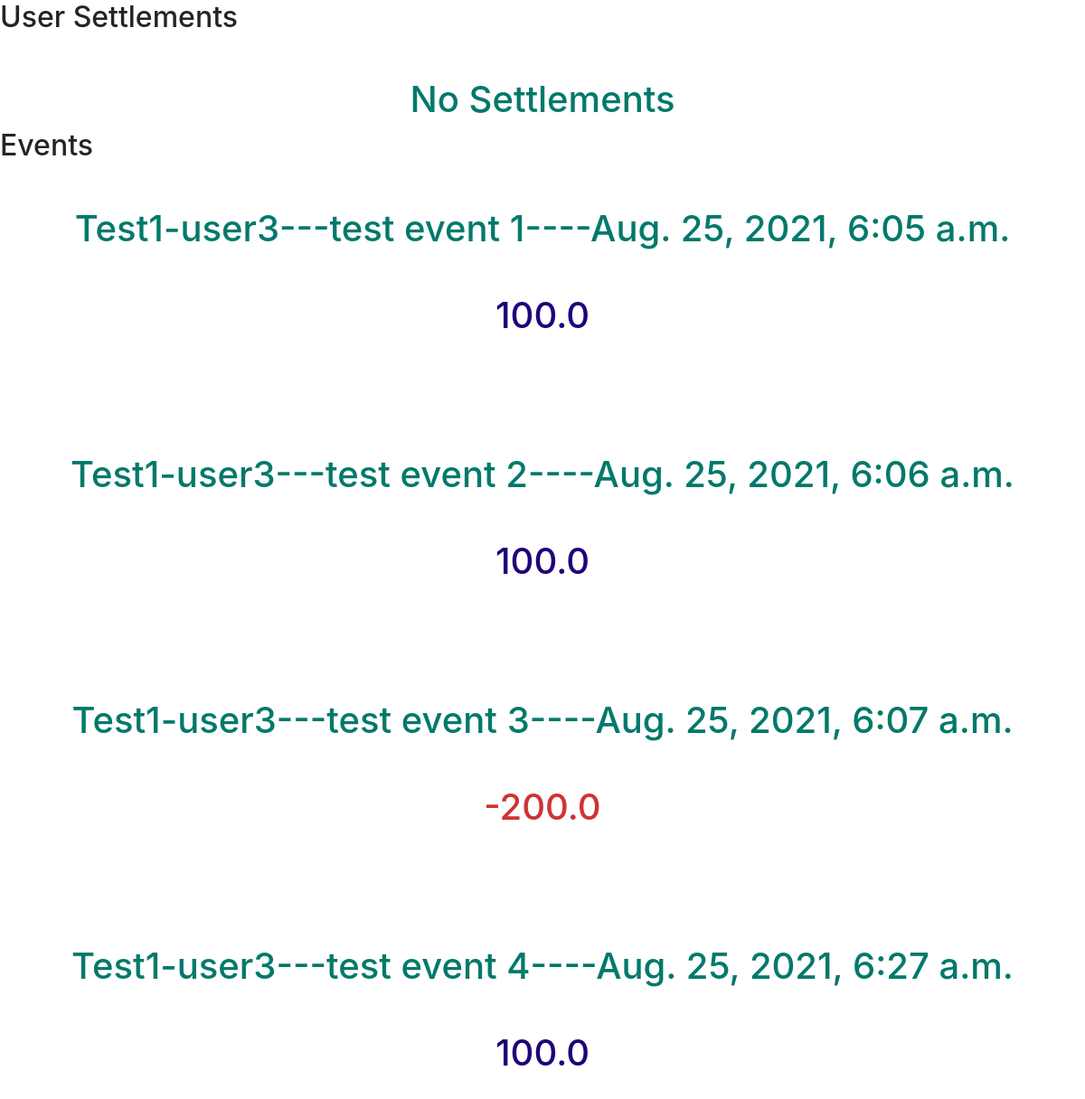
Page /core/activity/ (signed in) on the earlier database version.
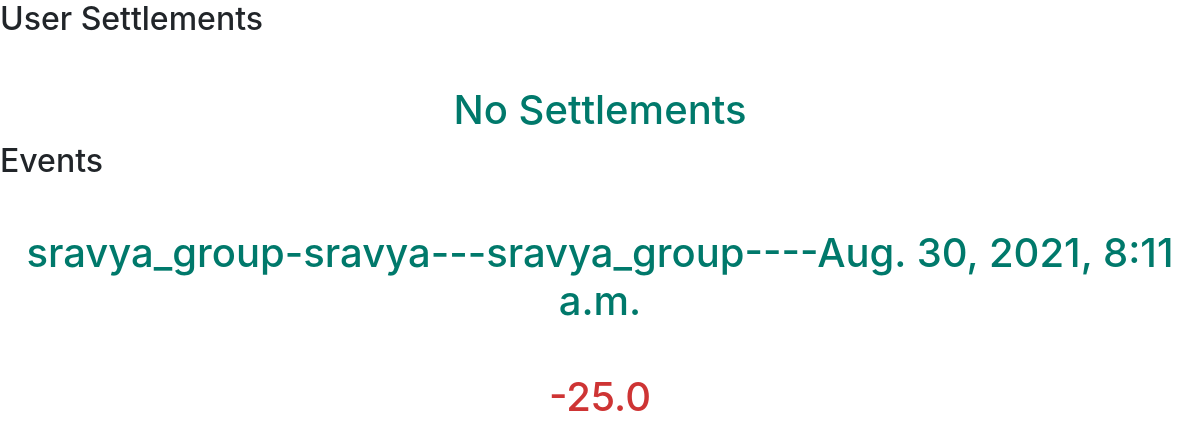
Same page on the later database version.
### core/models.py (models this page shows, shortened)
class Event(models.Model):
    groupName = models.CharField(max_length=128)
    groupAdmin = models.ForeignKey(User,on_delete=models.CASCADE, related_name="EventAdmin",default=1)
    created_by = models.ForeignKey(settings.AUTH_USER_MODEL,default=1,on_delete=models.CASCADE)
    payers = models.CharField(max_length=256)
    bearers = models.CharField(max_length=256)
    description = models.CharField(max_length=256)
    created_at = models.DateTimeField(auto_now_add=True)
    eventType = models.CharField(max_length=9,choices=EVENT_TYPE_CHOICES,default="equal")

### core/views.py (the view)
# urls.py: path('activity/',views.activity,name='activity')
def activity(request):
    user_settlements = settlement.objects.filter(user1=request.user) | settlement.objects.filter(user2=request.user)
    groups_list = Group.objects.filter(member=request.user) | Group.objects.filter(groupAdmin=request.user)
    events_list = []
    for group in groups_list:
        events_list.extend(Event.objects.filter(groupName=group.groupName,groupAdmin=group.groupAdmin))
    event_debt = {}
    for event in events_list:
        if(event.eventType=='unequal'):
            bearer = eval(event.bearers)
            if request.user.username in bearer :
                event_debt[event]=bearer[request.user.username]
        elif(event.eventType=='equal'):
            payers = eval(event.payers)
            print(payers)
            total_event_paid = 0
            for paid_amount in payers.values():
                total_event_paid=total_event_paid+paid_amount
            group_objects = Group.objects.filter(groupName = event.groupName,groupAdmin = event.groupAdmin)
            totol_members_in_group=1
            for group_object in group_objects:
                totol_members_in_group +=1
            user_net_amount = 0
            if request.user.username in payers:
                user_net_amount += payers[request.user.username]
            user_net_amount -= total_event_paid/totol_members_in_group
            event_debt[event]=user_net_amount
    return render(request,'core/activity.html',{'event_debt':event_debt,'user_settlements':user_settlements})

### core/templates/core/activity.html (shortened to what this page needs)
{% extends 'core/base_user.html' %}
{% block content %}
    <h2>User Settlements</h2>
    {%if user_settlements%}
    {% for settlement in user_settlements %}
    <h1 class='mt-5' style="text-align:center; color:#00796b;">{{settlement.groupName}}-{{settlement.groupAdmin.username}}---{{settlement.user1.username}} -------> {{settlement.user2.username}} -------- {{settlement.done_at}} </h1>
    {%if settlement.amount > 0%}
    <h1 class='mt-5' style="text-align:center; color:#200079;">{{settlement.amount}}</h1>
    {%else%}
    <h1 class='mt-5' style="text-align:center; color:#ce3434;">{{settlement.amount}}</h1>
    {%endif%}
      <br><br><br>
      {% endfor %}
      {%else%}
       <h1 class='mt-5' style="text-align:center; color:#00796b;" >No Settlements</h1>
    {%endif%}
    <h2>Events</h2>
    {%if event_debt%}
        {% for event,value in event_debt.items %}
        <h1 class='mt-5' style="text-align:center; color:#00796b;">{{event.groupName}}-{{event.groupAdmin.username}}---{{event.description}}----{{event.created_at}}   </h1>
        {%if value > 0%}
    <h1 class='mt-5' style="text-align:center; color:#200079;">{{value}}</h1>
    {%else%}
    <h1 class='mt-5' style="text-align:center; color:#ce3434;">{{value}}</h1>
    {%endif%}
          <br><br><br>
          {% endfor %}
          {%else%}
           <h1 class='mt-5' style="text-align:center; color:#00796b;" >No Events</h1>
    {%endif%}
{% endblock %}

Differences in the rows shown:
removed Event: groupName "Test1", groupAdmin.username "user3", description "test event 1", created_at "Aug. 25, 2021, 6:05 a.m.", value "100.0"
removed Event: groupName "Test1", groupAdmin.username "user3", description "test event 2", created_at "Aug. 25, 2021, 6:06 a.m.", value "100.0"
removed Event: groupName "Test1", groupAdmin.username "user3", description "test event 3", created_at "Aug. 25, 2021, 6:07 a.m.", value "-200.0"
removed Event: groupName "Test1", groupAdmin.username "user3", description "test event 4", created_at "Aug. 25, 2021, 6:27 a.m.", value "100.0"
added Event: groupName "sravya_group", groupAdmin.username "sravya", description "sravya_group", created_at "Aug. 30, 2021, 8:11 a.m.", value "-25.0"
